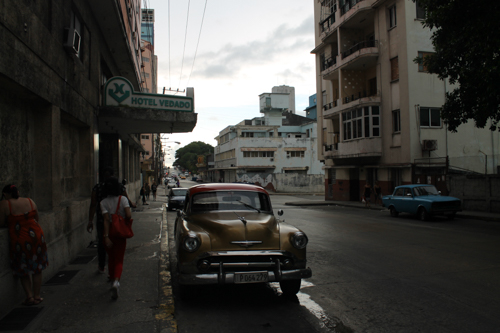
#> input picture A2_old/img/bild01.jpg, 500 x 333 px; its folder holds 4 pictures in this run
$ python Abgabe_2.py
#> lines starting #> are read from the running program, lines starting #| are printed output that depends on the picture
#!/usr/bin/env python

import glob
from skimage import io
from skimage.color import rgb2gray
from skimage.viewer import ImageViewer
import numpy as np
import matplotlib.pyplot as plt


def image_import(image_paths):
    images = []
    for path in image_paths:
        images.append(io.imread(path))
    return images

def grayscale_conversion(images):
    grayscale_images = []
    for image in images:
        grayscale_images.append(rgb2gray(image))
    return grayscale_images

def image_viewer(images, n=None):
    if n == None:
        for image in images:
            viewer = ImageViewer(image)
            viewer.show()
    else:
        viewer = ImageViewer(images[n])
        viewer.show()

def compute_histograms(images):
    histograms = []
    for image in images:
        histograms.append(np.histogram(image, bins=np.arange(256), density=True))
    return histograms


def main():
    images = image_import(glob.glob("./img/*.jpg"))
    # print(images)
    grayscale_images = grayscale_conversion(images)
    #print(grayscale_images[1])
    histograms = compute_histograms(grayscale_images)
    print(histograms)
    image_viewer(images, 3)
#> (the call stopped at in image_viewer, `viewer = ImageViewer(images[n])`: skimage is not available in this run)
    image_viewer(grayscale_images, 3)
#> (the call stopped at in image_viewer, `viewer = ImageViewer(images[n])`: skimage is not available in this run)

    _ = plt.hist(histograms[3], bins='auto')  # arguments are passed to np.histogram

    plt.title("Histogram with 'auto' bins")

    plt.show()
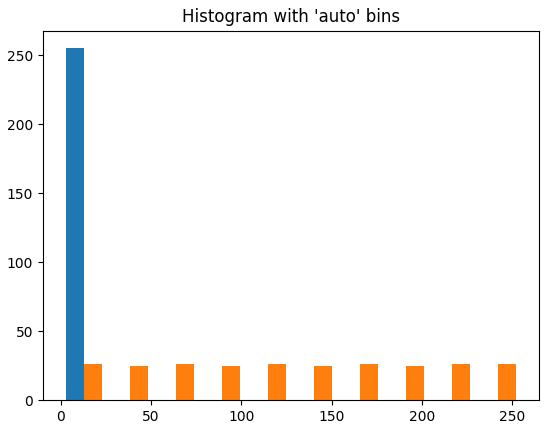
#> figure drawn by matplotlib, 1 panel; tallest bar 255 high, from x = 2.55 to 12.75
    pass

if __name__ == "__main__":
    main()
